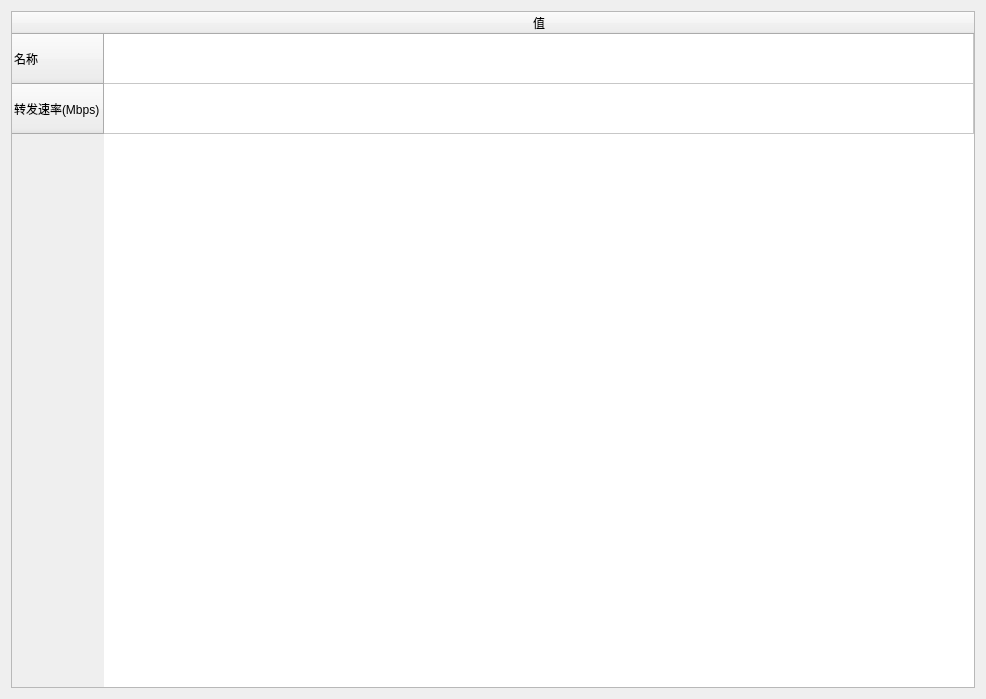
<?xml version="1.0" encoding="UTF-8"?>
<ui version="4.0">
 <class>switchEdit</class>
 <widget class="QWidget" name="switchEdit">
  <property name="geometry">
   <rect>
    <x>0</x>
    <y>0</y>
    <width>986</width>
    <height>699</height>
   </rect>
  </property>
  <property name="windowTitle">
   <string>Form</string>
  </property>
  <layout class="QVBoxLayout" name="verticalLayout">
   <item>
    <widget class="QTableWidget" name="table">
     <property name="layoutDirection">
      <enum>Qt::LeftToRight</enum>
     </property>
     <property name="styleSheet">
      <string notr="true"/>
     </property>
     <property name="verticalScrollBarPolicy">
      <enum>Qt::ScrollBarAsNeeded</enum>
     </property>
     <attribute name="horizontalHeaderCascadingSectionResizes">
      <bool>false</bool>
     </attribute>
     <attribute name="horizontalHeaderDefaultSectionSize">
      <number>300</number>
     </attribute>
     <attribute name="horizontalHeaderHighlightSections">
      <bool>true</bool>
     </attribute>
     <attribute name="horizontalHeaderStretchLastSection">
      <bool>true</bool>
     </attribute>
     <attribute name="verticalHeaderDefaultSectionSize">
      <number>50</number>
     </attribute>
     <attribute name="verticalHeaderStretchLastSection">
      <bool>false</bool>
     </attribute>
     <row>
      <property name="text">
       <string>名称</string>
      </property>
     </row>
     <row>
      <property name="text">
       <string>转发速率(Mbps)</string>
      </property>
     </row>
     <column>
      <property name="text">
       <string>值</string>
      </property>
     </column>
     <item row="1" column="0">
      <property name="text">
       <string/>
      </property>
      <property name="textAlignment">
       <set>AlignCenter</set>
      </property>
     </item>
    </widget>
   </item>
  </layout>
 </widget>
 <resources/>
 <connections/>
</ui>
